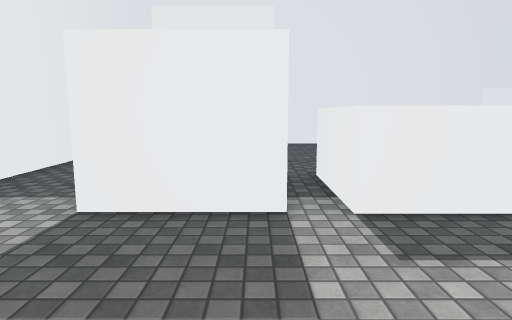
view 1 (above)

16 first-person views from a walk through a scene from a Unity 3-D project. The camera is 1.4 m above the floor, tilts 8° down and sees 75° across. The floor is counted in squares, 1 m on a side. Each view is taken from the middle of a square. On the plan, view 1 faces up. The plan holds only what a view shows up to about 15 squares ahead; the rest is blank. The player is left out. Surface patterns are stand-ins for the level's own textures.

view 2
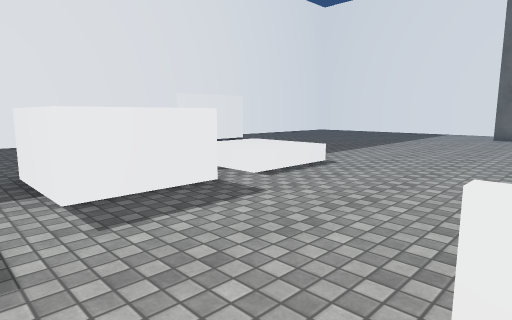

view 3
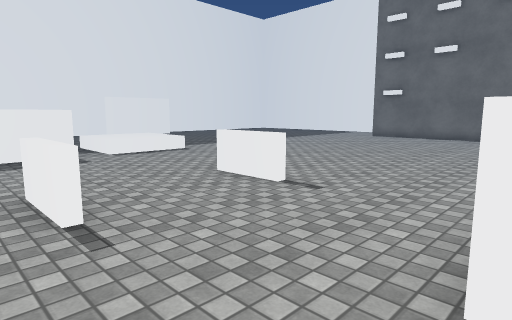

view 4
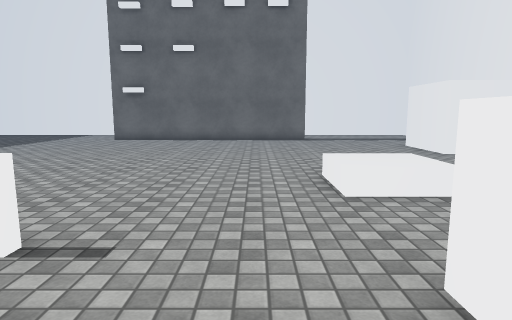

view 5
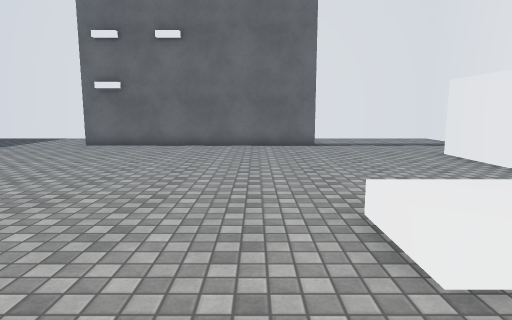

view 6
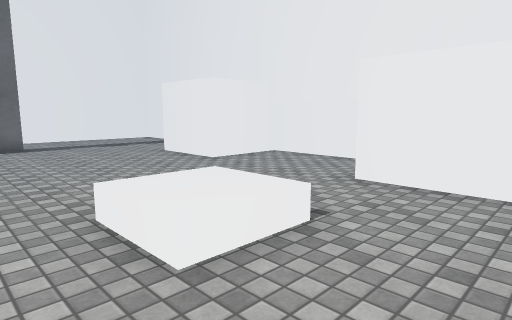

view 7
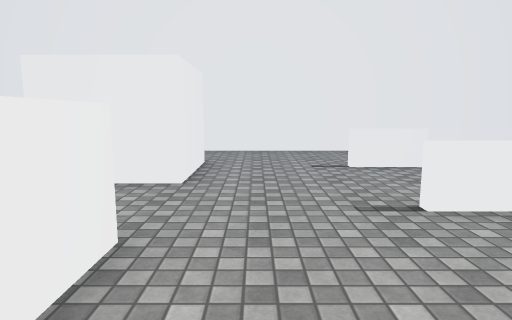

view 8
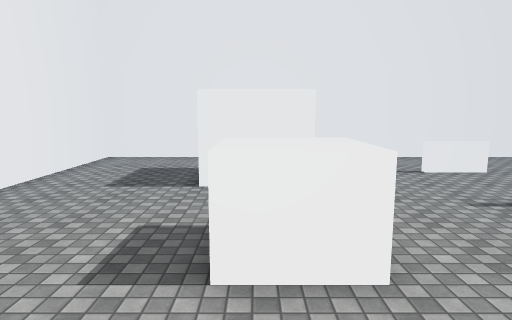

view 9
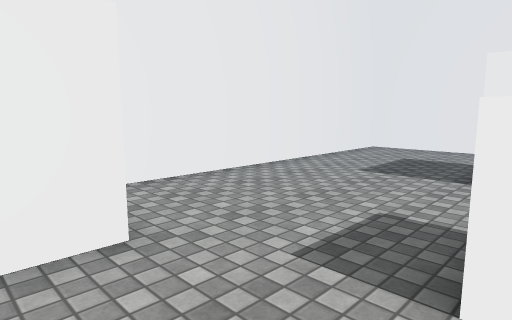

view 10
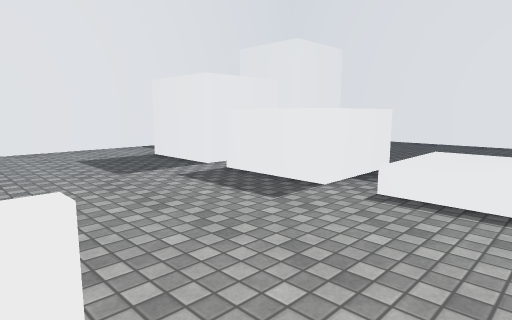

view 11
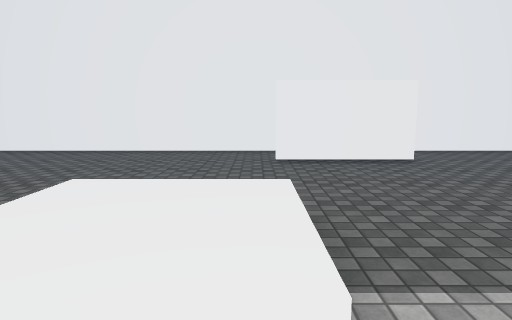

view 12
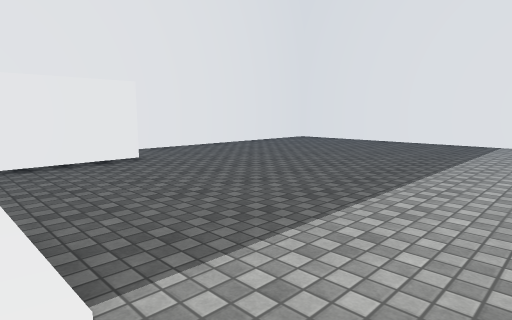

view 13
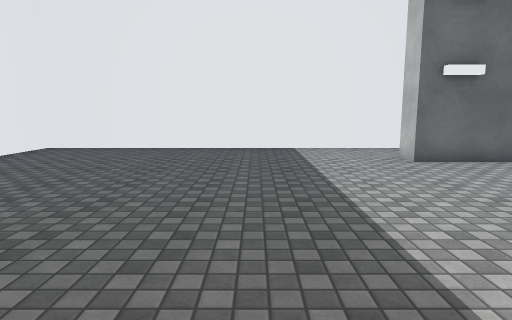

view 14
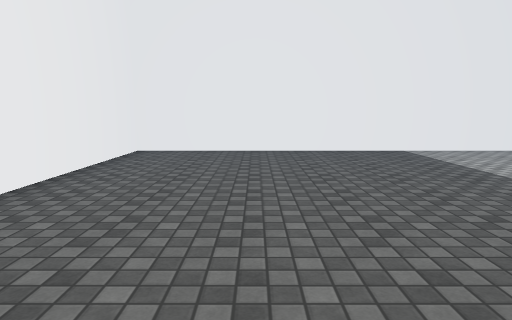

view 15
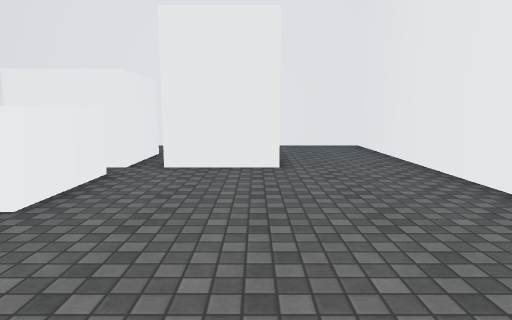

view 16
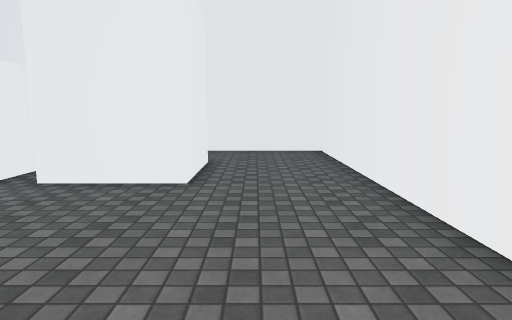

### Floor plan
Points are (right, up) in squares from view 1. A wall is a line through its corners. A room is listed if a view was taken in it or the views show most of it. See-through windows are left out.
Room 1 (views 1, 2, 3, 4, 5, 6, 7, 8, 9, 10, 11, 12, 13, 14, 15, 16)
walls: (4.4, 4.6) (1.4, 4.6) (1.4, 7.5) (4.4, 7.5) (4.4, 4.6); (12.6, 12.6) (8.5, 12.6); (6.4, -11.5) (9.5, -11.5); (20.5, -7.6) (20.5, 2.4) (21.6, 2.4); (-2.6, 7.5) (0.4, 7.5) (0.4, 4.6) (-2.6, 4.6); (24.4, 1.1) (24.4, 15.5) (13.9, 15.5); (8.8, 15.5) (-5.4, 15.5) (-5.4, -7); (-2.6, -6.5) (0.4, -6.5) (0.4, -9.5); (11, -14.4) (14.5, -14.4) (14.5, -11.5) (17.5, -11.5); (-2.6, 11.6) (0.4, 11.6) (0.4, 8.6) (-0.5, 8.6); (-5.4, -10.5) (-5.4, -14.4) (5.2, -14.4)
low walls: (6.1, -2.6) (6.1, -0.5); (2.4, -1.2) (2.4, -2.6); (2.1, -2.6) (2.1, -0.5); (-1.6, -0.5) (-1.6, -2.6)
objects: other object (4, -8) to (5, -7)

Where each view was taken, in squares from view 1:
view 1: 0 up, 0 right, facing up
view 2: 1 down, 0 right, facing up-right
view 3: 7 down, 1 right, facing up-right
view 4: 5 down, 3 right, facing right
view 5: 5 down, 6 right, facing right
view 6: 5 down, 6 right, facing down-right
view 7: 5 down, 7 right, facing left
view 8: 8 down, 9 right, facing left
view 9: 8 down, 8 right, facing down-left
view 10: 1 down, 8 right, facing up-left
view 11: 3 up, 8 right, facing up
view 12: 3 up, 8 right, facing up-right
view 13: 7 up, 11 right, facing right
view 14: 11 up, 12 right, facing right
view 15: 11 up, 9 right, facing left
view 16: 13 up, 7 right, facing left
